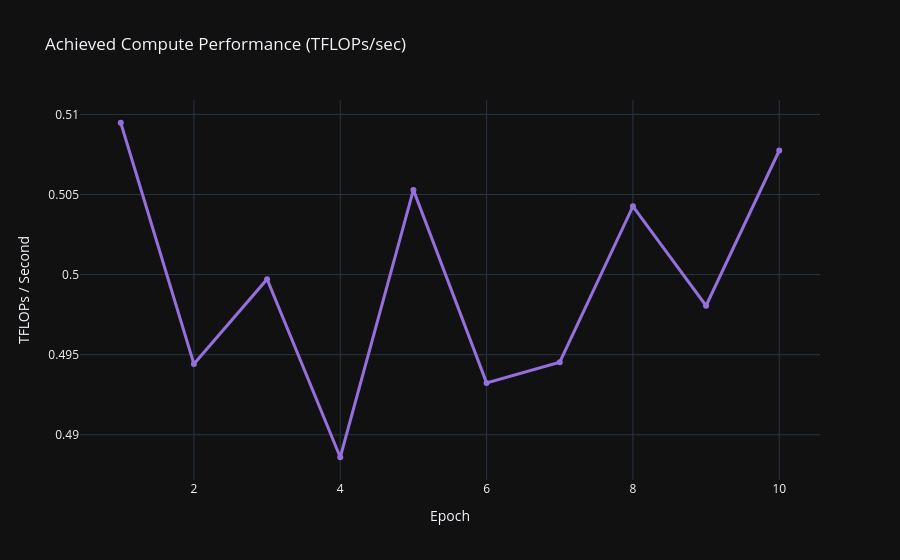
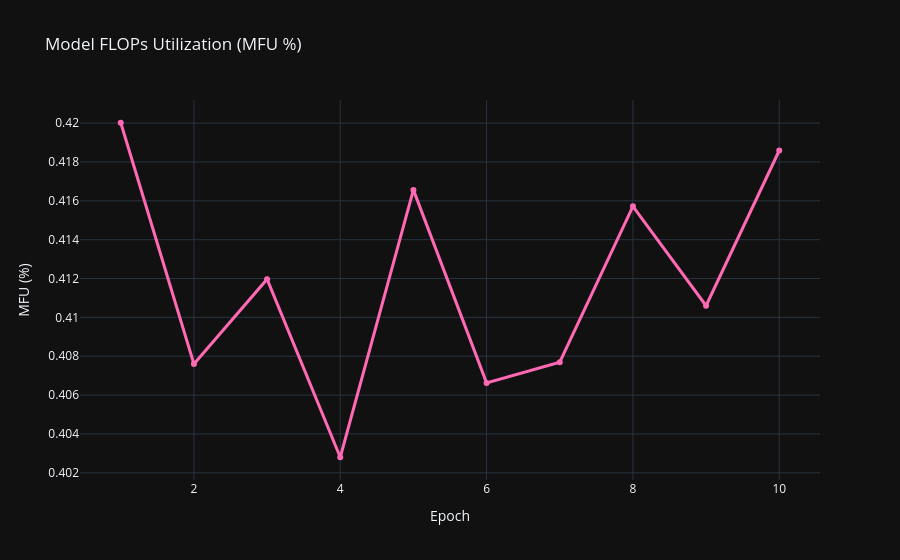

Write notebook code for charts like these, in order.
### Markdown cell above
## 4. Compute Performance (TFLOPs and Model FLOPs Utilization)

- **Achieved TFLOPs/sec**: The absolute processing rate of raw floating point operations.
- **Model FLOPs Utilization (MFU %)**: The ratio of achieved compute performance to the hardware's peak theoretical performance. For your RTX 4070 Super, peak dense FP16 tensor core throughput is **142.2 TFLOPs/sec**.

### Code cell
# Plot Achieved TFLOPs/sec
fig_tflops = go.Figure()
fig_tflops.add_trace(go.Scatter(
    x=df['epoch'], 
    y=df['tflops_per_sec'], 
    name="Achieved TFLOPs/sec", 
    mode="lines+markers", 
    line=dict(color="mediumpurple", width=3)
))
fig_tflops.update_layout(
    title_text="Achieved Compute Performance (TFLOPs/sec)",
    xaxis_title="Epoch",
    yaxis_title="TFLOPs / Second",
    template="plotly_dark"
)
fig_tflops.show()

# Plot MFU (%)
fig_mfu = go.Figure()
fig_mfu.add_trace(go.Scatter(
    x=df['epoch'], 
    y=df['mfu_percent'], 
    name="MFU (%)", 
    mode="lines+markers", 
    line=dict(color="hotpink", width=3)
))
fig_mfu.update_layout(
    title_text="Model FLOPs Utilization (MFU %)",
    xaxis_title="Epoch",
    yaxis_title="MFU (%)",
    template="plotly_dark"
)
fig_mfu.show()

### Figure 1 — Plotly figure (JSON) as saved in the notebook; plotly's stock layout.template omitted (floating-point values rounded to 4 significant figures)
{"data": [{"line": {"color": "mediumpurple", "width": 3}, "mode": "lines+markers", "name": "Achieved TFLOPs/sec", "type": "scatter", "x": [1, 2, 3, 4, 5, 6, 7, 8, 9, 10], "y": [0.5095, 0.4944, 0.4997, 0.4886, 0.5053, 0.4932, 0.4945, 0.5043, 0.4981, 0.5077]}], "layout": {"title": {"text": "Achieved Compute Performance (TFLOPs/sec)"}, "xaxis": {"title": {"text": "Epoch"}}, "yaxis": {"title": {"text": "TFLOPs / Second"}}}}

### Figure 2 — Plotly figure (JSON) as saved in the notebook; plotly's stock layout.template omitted (floating-point values rounded to 4 significant figures)
{"data": [{"line": {"color": "hotpink", "width": 3}, "mode": "lines+markers", "name": "MFU (%)", "type": "scatter", "x": [1, 2, 3, 4, 5, 6, 7, 8, 9, 10], "y": [0.42, 0.4076, 0.412, 0.4028, 0.4166, 0.4066, 0.4077, 0.4157, 0.4106, 0.4186]}], "layout": {"title": {"text": "Model FLOPs Utilization (MFU %)"}, "xaxis": {"title": {"text": "Epoch"}}, "yaxis": {"title": {"text": "MFU (%)"}}}}
